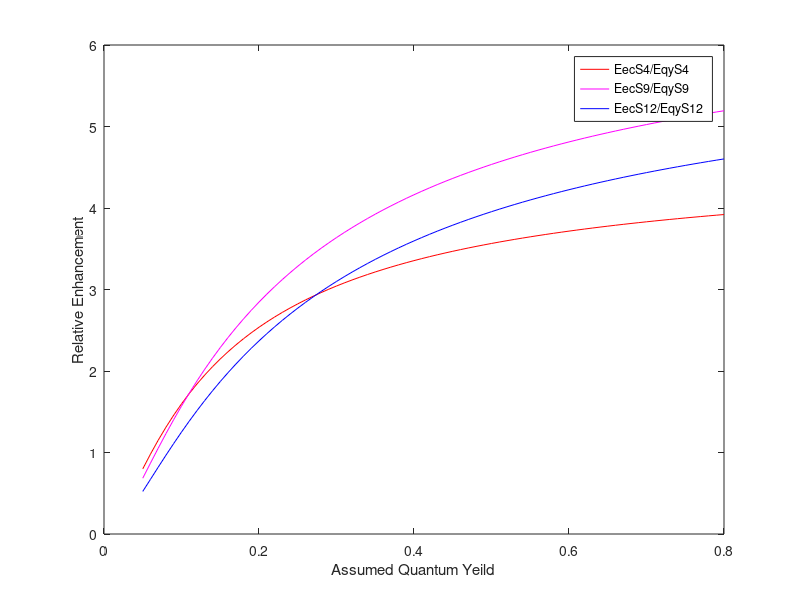

Source code (MATLAB):
Q = 0.05:0.01:0.8;

Tau1 = 1.67e-9;
%For the Rod of L4%
Tau2L4 = 1.56e-9;

Gamma_Knr = 1/Tau1;
Gamma = Q*Gamma_Knr;
Knr = Gamma_Knr - Gamma;
Gamma_Knr_GammaM = 1/Tau2L4;
GammaM = Gamma_Knr_GammaM - Gamma_Knr;
Qm = (Gamma+GammaM)./(Gamma+GammaM+Knr);

Eqy = Qm./Q;

IefL4 = 1.35;

Eec = IefL4./Eqy;

%For the rod of L9%

Tau2L9 = 1.51e-9;
Gamma_Knr_GammaM_L9 = 1/Tau2L9;
GammaML9 = Gamma_Knr_GammaM_L9 - Gamma_Knr;
QmL9 = (Gamma+GammaML9)./(Gamma+GammaML9+Knr);

EqyL9 = QmL9./Q;

IefL9 = 1.98;

EecL9 = IefL9./EqyL9;

%For the rod of L12%

Tau2L12 = 1.49e-9;
Gamma_Knr_GammaM_L12 = 1/Tau2L12;
GammaML12 = Gamma_Knr_GammaM_L12 - Gamma_Knr;
QmL12 = (Gamma+GammaML12)./(Gamma+GammaML12+Knr);

EqyL12 = QmL12./Q;

IefL12 = 2.09;

EecL12 = IefL12./EqyL12;

%Now to work out the enhancements for the short rods, We can assume that
%Eec is unchanged for rods of the same silica lenght

%Tau2S4 = 1.43e-9;
%Gamma_Knr_GammaM_S4 = 1/Tau2S4;
%GammaMS4 = Gamma_Knr_GammaM_S4 - Gamma_Knr;
%QmS4 = (Gamma+GammaMS4)./(Gamma+GammaMS4+Knr);

%EqyS4 = QmS4./Q;

EqyS4 = 0.45./Eec;

EqyS9 = 0.72./EecL9;

EqyS12 = 0.90./EecL12;

%Now I want to calculate The acutal Eec Values and not the assumed ones and
%then plot EecSN/EqySN where N is the rod length of 4,9,12%

IefS4 = 0.45;
IefS9 = 0.72;
IefS12 = 0.90;

EecS4 = IefS4./EqyS4;
EecS9 = IefS9./EqyS9;
EecS12 = IefS12./EqyS12;

EoverQyS4 = EecS4./EqyS4;
EoverQyS9 = EecS9./EqyS9;
EoverQyS12 = EecS12./EqyS12;

plot(Q,EoverQyS4,'r');
hold on
plot(Q,EoverQyS9,'m');
hold on
plot(Q,EoverQyS12,'b');
hold off
legend('EecS4/EqyS4','EecS9/EqyS9','EecS12/EqyS12');
xlabel('Assumed Quantum Yeild');
ylabel('Relative Enhancement');
